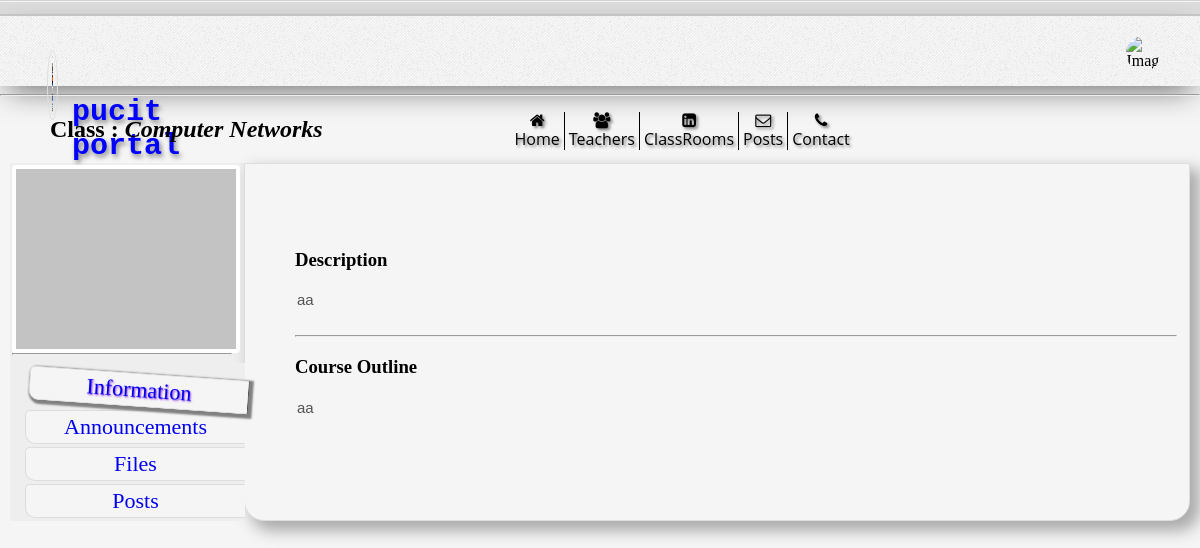
The page /PHP/Classrooms_HTML/ClassRooms_Info.php?class=24 on the database its author committed.
### tables this page shows
CREATE TABLE `classes` (
  `classId` int(4) unsigned NOT NULL AUTO_INCREMENT,
  `teacherId` int(4) unsigned DEFAULT NULL,
  `courseId` int(4) unsigned DEFAULT NULL,
  `description` longtext,
  `courseOutline` longtext,
  `image` varchar(45) DEFAULT NULL,
  PRIMARY KEY (`classId`)
);

CREATE TABLE `courses` (
  `courseId` int(4) unsigned NOT NULL AUTO_INCREMENT,
  `courseName` varchar(50) DEFAULT NULL,
  `credits` int(1) DEFAULT NULL,
  `description` longtext,
  PRIMARY KEY (`courseId`)
);

### PHP/Classrooms_HTML/ClassRooms_Info.php (the view, shortened to what this page needs)
<?php
    include ('head.php');
    include ('../header.php');
    include ('classbodyhead.php');
?>
<?php $c=$_REQUEST['class']; ?>
<ul id="sub-nav" class="sub_child_content" style="min-width: 220px;position: relative;left: 13px;">
                        <li class="li_active"><a href=<?php echo '"ClassRooms_Info.php?class='.$c.'"' ?> >Information </a></li>
                        <li><a href=<?php echo '"ClassRooms_Announcements.php?class='.$c.'"' ?> >Announcements</a></li>
                        <li><a href=<?php echo '"ClassRooms_Files.php?class='.$c.'"' ?>>Files</a></li>
                        <li><a href=<?php echo '"ClassRooms_Posts.php?class='.$c.'"' ?>>Posts</a></li>
                    </ul>
</div>
    <div class="sub_child_content sub_main_content" style="max-width:20px;">
        <h3>Description</h3><textarea>
<?php
        $u = $_SESSION['user'];
        $c = $_SESSION['course'];
        $sql = 'select description,courseOutline from classes where classId = '.$_REQUEST['class'].';';
        $res = $db->query($sql);
        $row = $res->fetch(PDO::FETCH_NUM);
        echo $row[0];
        echo '</textarea><hr><h3>Course Outline</h3><textarea>';
        echo $row[1];
    ?>
                        </textarea></div>
        <?php
        include ('foot.php');
?>

### PHP/Classrooms_HTML/classbodyhead.php (shortened to what this page needs)
<hr style="margin-top:20px;">
        <div id="class-announcements-page">
            <div id="class-announcements-content">
                <h2>Class : <i>
                    <?php
        $sql = 'select c.courseName,c1.image from courses c,classes c1 where c.courseId = c1.courseId and classId ='.$_REQUEST['class'];
        $res = $db->query($sql);
        $row = $res->fetch(PDO::FETCH_ASSOC);
            echo $row['courseName'];
                    $img = '../'.$row['image'];
                    if((empty($img) == true) || (file_exists($img) == false))
                    {
                        $img = '../image/default.jpg';
                    }
                    ?>
                    </i></h2>
                <div id="sub-content">
                    <div id="class-announcements-sidebar" class="sub_child_content" style="border: 0px solid black;">
                        <div id="class-logo-announcements-content">
                            <img class=""  src=<?php echo $img; ?> alt="Image Not Found...." >
                        </div>
                        <hr/>

### PHP/css/style.css (style rules this page uses)
div,p { padding: 0px; border: 0px solid black; }
#class-announcements-sidebar { margin-left:50px; margin-right:20px; }
#class-announcements-content { margin-left:10px; margin-right:10px; }
#class-announcements-page { width: 100%; }
#class-logo-announcements-content { margin: auto; width: 220px; height: 180px; }
#class-announcements-content h2 { padding-left: 40px; }
#class-logo-announcements-content img { width: 100%; height: 100%; background-color: #fff; border-radius: 4px; padding: 4px; }
#sub-content .sub_child_content { display: table-cell; clear: both; background-color: #EEEEEE; padding-right: 12px; padding-left: 2px; padding-top: 2px; }
#sub-content { display: table; -webkit-column-span: all; -webkit-column-count: 5; -webkit-column-rule: 2px dotted }
#sub-content .sub_main_content { min-height: 300px; width: 100%; background-color: whitesmoke; border: 1px solid #ddd; border-bottom-left-radius: 20px; border-bottom-right-radius: 20px; z-index: 0; padding-top: 50px; padding-left: 50px; padding-bottom: 50px; box-shadow: 8px 8px 15px 2px #aaa; margin-left: 3%; vertical-align: middle; -webkit-column-fill: 60%; }
#sub-content #sub-nav > * { padding: 3; font-size: 22px; border-top-left-radius: 5px; border-bottom-left-radius: 10px; border-bottom: 1px #ddd solid; border-left: 1px #ddd solid; border-top: 1px #ddd solid; background-color: #F5F5F5; z-index: 13; text-align: center; margin-bottom: 3px; }
#sub-content #sub-nav { margin-top: 30px; padding: 0; list-style: none; }
.li_active { position: relative; left: 4px; border: 1px solid #4c4c4c; box-shadow: 2px 2px 2px 2px grey; text-shadow: 1px 1px 2px blueviolet; transform: rotate(4deg); margin-top: 10px; }

### PHP/css/headr.css (style rules this page uses)
body { margin: 0; background-color: whitesmoke; }

### PHP/Classrooms_HTML/ClassRooms_Info.php (style rules this page uses)
textarea { background: whitesmoke; border: 0px; resize: none; width: 100%; height: 100%; outline: none; overflow: auto; font-size: 15px; font-family: sans-serif; }

### rows shown on the page
classes: courseId.courseName "Computer Networks", description "aa", courseOutline "aa"
